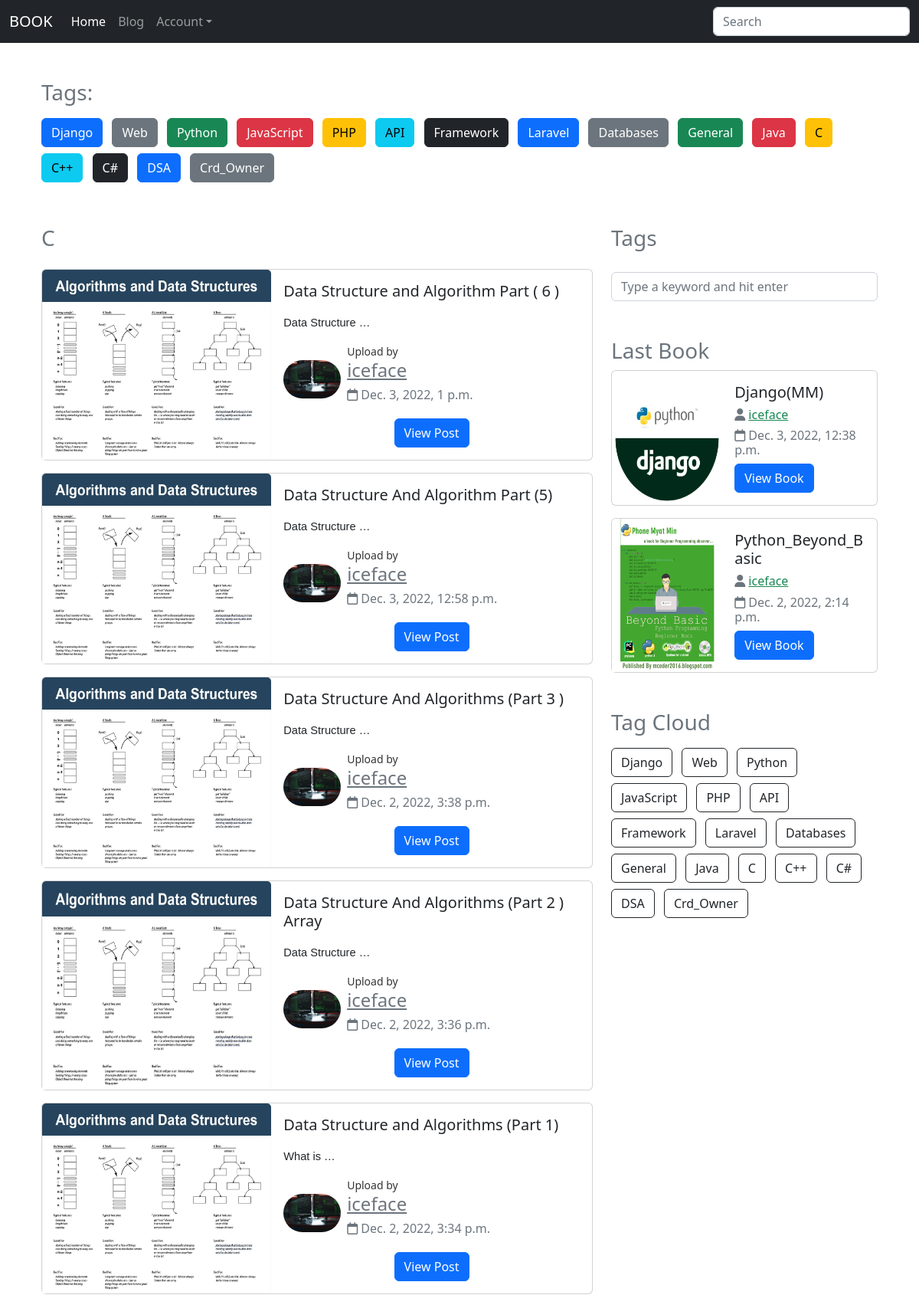
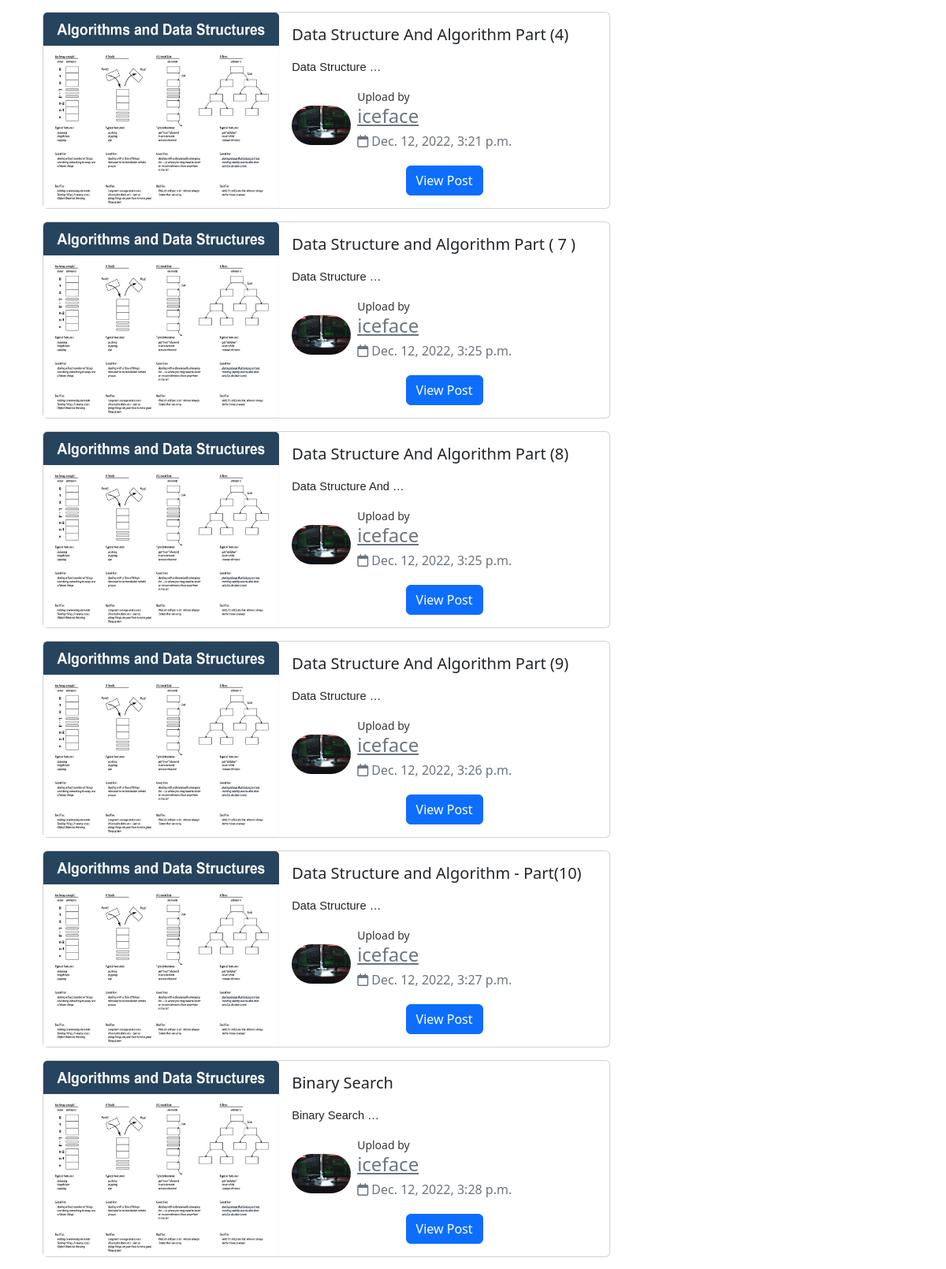
The page /tag/C (upper part) on the database its author committed (2 pictures, top to bottom).
### tags/models.py (models this page shows)
class Tag(models.Model):
	name = models.CharField(max_length=100)
	def __str__(self):
		return self.name

### blog/models.py (models this page shows, shortened)
class Blog(models.Model):
	STATUS_CHOICE = (
		(0, "Draft"),
		(1, "Public"),
	)
	title = models.CharField(max_length=254)
	user = models.ForeignKey(User, on_delete=models.CASCADE)
	slug = models.SlugField()
	body = RichTextUploadingField(blank=True)
	created_date = models.DateTimeField(default=timezone.now)
	edited_date = models.DateTimeField(auto_now_add=True)
	tags = models.ManyToManyField(Tag, blank=True)
	image = models.ImageField(upload_to=None, null=True, blank=True)
	status = models.IntegerField(choices=STATUS_CHOICE, default=0)

### accounts/models.py (models this page shows, shortened)
class Profile(models.Model):
	user = models.OneToOneField(User, on_delete=models.CASCADE)
	bio = models.CharField(max_length=254, blank=True, null=True)
	picture = models.ImageField(upload_to='profile', default="img/default.png")

### book/models.py (models this page shows, shortened)
class Book(models.Model):
	title = models.CharField(max_length=200)
	author = models.CharField(max_length=100, null=True, blank=True)
	user = models.ForeignKey(User, on_delete=models.CASCADE)
	description = models.TextField(null=True, blank=True)
	slug = models.SlugField()
	file = models.FileField(upload_to="books", null=True, blank=True)
	cover = models.ImageField(upload_to="images", default="img/book.jpg")
	link = models.CharField(max_length=2084, null=True, blank=True)
	tags = models.ManyToManyField(Tag, blank=True)
	created_date = models.DateTimeField(default=timezone.now)
	edited_date = models.DateTimeField(auto_now_add=True)

### book/views.py (the view)
# urls.py: path("tag/<str:name>", views.view_tags, name="view_tags"),
def view_tags(request, name):
	tag = Tag.objects.get(name=name)
	books = tag.book_set.all()
	posts = tag.blog_set.all()
	context = {
		"tag": tag,
		"books": books,
		"posts": posts,
		"get_tags": Tag.objects.all(),
		"lastbook": Book.objects.all().order_by('-created_date')[:2],
	}
	return render(request, "book/categories.html", context)

### templates/book/categories.html (shortened to what this page needs)
{% extends 'base.html' %}
{% load static %}
{% block content %}
	<div class="container px-4 py-5" id="custom-cards">
		<div class="mb-3">
	        <h3 class="text-muted mb-3">Tags:</h3>
	        <ul class="list-inline">
	        	{% for tag in get_tags %}
			    <li class="list-inline-item mb-2"><a href="{% url 'book:view_tags' tag.name %}" class="btn {% cycle 'btn-primary' 'btn-secondary' 'btn-success' 'btn-danger' 'btn-warning' 'btn-info' 'btn-dark' %}">{{ tag.name }}</a></li>
			    {% endfor %}
			</ul>
	    </div>
		<div class="row mt-5 mb-3">
			<div class="col-12 col-lg-8">
				<h3 class="text-muted mb-4">{{ tag }}</h3>
				{% for post in posts %}
				<div class="card mb-3">
				    <div class="row g-0">
				        <div class="col-sm-5">
				            <img src="{{ post.image.url }}" class="card-img-top h-100" alt="{{ post.title }}">
				        </div>
				        <div class="col-sm-7">
				            <div class="card-body">
				                <h5 class="card-title">{{ post.title }}</h5>
				                <p class="card-text mb-3b">{{ post.body |truncatewords:"5" |safe }}</p>
				                <div class="author d-flex align-items-center">
	                                <a href="{% url 'book:book_user_profile' post.user.id %}">
	                                    <img class="img" src="{{ post.user.profile.picture.url }}" alt="iceface" style="height: 50px; border-radius: 25px;">
	                                </a>
	                                <div class="info ps-2">
	                                    <span>Upload by</span>
	                                    <h3 class="mb-3">
	                                        <p class="h4 text-muted"><a href="{% url 'book:book_user_profile' post.user.id %}" class="link-secondary">{{ post.user }}</a></p>
	                                        <p class="h6 text-muted mt-2"><i class="fa-regular fa-calendar"></i>
	                                        	{{ post.created_date }}
	                                        </p>
	                                    </h3>
	                                </div>
	                            </div>
				                <div class="text-center">
				                	<a href="{% url 'blog:detail' post.slug %}" class="btn btn-primary">View Post</a>
				                </div>
				            </div>
				        </div>
				    </div>
				</div>
				{% endfor %}
			</div>
			{% include 'book/tags.html' %}
		</div>
	</div>
{% endblock %}

### templates/book/tags.html (shortened to what this page needs)
{% load static %}
<div class="col-12 col-lg-4">
	<h3 class="text-muted mb-1">Tags</h3>
	<div class="sidebar-box pt-md-4 mb-5">
        <form action="{% url 'book:search' %}" class="search-form" method="GET">
            <div class="form-group">
                <input type="text" name="q" class="form-control" placeholder="Type a keyword and hit enter">
            </div>
        </form>
    </div>
    <div class="mb-5">
	    <h3 class="text-muted">Last Book</h3>
	    {% for book in lastbook %}
	    <div class="card mb-3" style="max-width: ;">
		    <div class="row g-0">
		        <div class="col-sm-5">
		            <img src="{{ book.cover.url }}" class="card-img-top h-100" alt="{{ book.title }}">
		        </div>
		        <div class="col-sm-7">
		            <div class="card-body">
		                <h5 class="card-title">{{ book.title }}</h5>
		                <p class="h6 text-muted"><i class="fa-solid fa-user"></i>
		                	<a href="{% url 'book:book_user_profile' book.user.id %}" class="link-success">{{ book.user }}</a>
		                </p>
		                <p class="h6 text-muted mt-2"><i class="fa-regular fa-calendar"></i>
                        	{{ book.created_date }}
                        </p>
		                <a href="{% url 'book:book_detail' book.slug %}" class="btn btn-primary">View Book</a>
		            </div>
		        </div>
		    </div>
		</div>
		{% endfor %}
	</div>
    <div class="mb-3">
        <h3 class="text-muted mb-3">Tag Cloud</h3>
        <ul class="list-inline">
        	{% for tag in get_tags %}
		    <li class="list-inline-item mb-2"><a href="{% url 'book:view_tags' tag.name %}" class="btn btn-outline-dark">{{ tag.name }}</a></li>
		    {% endfor %}
		</ul>
    </div>
</div>

### static/css/style.css (style rules this page uses)
.author { font-size: 14px; color: #333; margin-bottom: 5px; }

### rows shown on the page
Tag: name "Django"
Tag: name "Web"
Tag: name "Python"
Tag: name "JavaScript"
Tag: name "PHP"
Tag: name "API"
Tag: name "Framework"
Tag: name "Laravel"
Tag: name "Databases"
Tag: name "General"
Tag: name "Java"
Tag: name "C"
Tag: name "C++"
Tag: name "C#"
Tag: name "DSA"
Tag: name "Crd_Owner"
Blog: image (picture), title "Data Structure and Algorithm Part ( 6 )", body "Data Structure …", user.profile.picture (picture), user "iceface", created_date "Dec. 3, 2022, 1 p.m."
Blog: image (picture), title "Data Structure And Algorithm Part (5)", body "Data Structure …", user.profile.picture (picture), user "iceface", created_date "Dec. 3, 2022, 12:58 p.m."
Blog: image (picture), title "Data Structure And Algorithms (Part 3 )", body "Data Structure …", user.profile.picture (picture), user "iceface", created_date "Dec. 2, 2022, 3:38 p.m."
Blog: image (picture), title "Data Structure And Algorithms (Part 2 ) Array", body "Data Structure …", user.profile.picture (picture), user "iceface", created_date "Dec. 2, 2022, 3:36 p.m."
Blog: image (picture), title "Data Structure and Algorithms (Part 1)", body "What is …", user.profile.picture (picture), user "iceface", created_date "Dec. 2, 2022, 3:34 p.m."
Blog: image (picture), title "Data Structure And Algorithm Part (4)", body "Data Structure …", user.profile.picture (picture), user "iceface", created_date "Dec. 12, 2022, 3:21 p.m."
Blog: image (picture), title "Data Structure and Algorithm Part ( 7 )", body "Data Structure …", user.profile.picture (picture), user "iceface", created_date "Dec. 12, 2022, 3:25 p.m."
Blog: image (picture), title "Data Structure And Algorithm Part (8)", body "Data Structure And …", user.profile.picture (picture), user "iceface", created_date "Dec. 12, 2022, 3:25 p.m."
Blog: image (picture), title "Data Structure And Algorithm Part (9)", body "Data Structure …", user.profile.picture (picture), user "iceface", created_date "Dec. 12, 2022, 3:26 p.m."
Blog: image (picture), title "Data Structure and Algorithm - Part(10)", body "Data Structure …", user.profile.picture (picture), user "iceface", created_date "Dec. 12, 2022, 3:27 p.m."
Blog: image (picture), title "Binary Search", body "Binary Search …", user.profile.picture (picture), user "iceface", created_date "Dec. 12, 2022, 3:28 p.m."
Book: cover (picture), title "Django(MM)", user "iceface", created_date "Dec. 3, 2022, 12:38 p.m."
Book: cover (picture), title "Python_Beyond_Basic", user "iceface", created_date "Dec. 2, 2022, 2:14 p.m."
